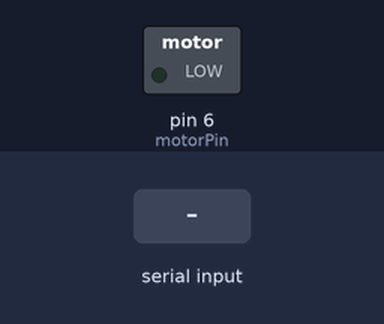
Bench run of a sketch on a simulated Arduino Uno, built with avr-gcc and run on an emulated ATmega328P. Parts: switched loads named in the sketch (green lamp = pin HIGH). Inputs (shaded band) come from the test bench. What the sketch prints to the serial monitor is not drawn.

Above: at 1.2 s.
1.3 s: "90,45\n" received over Serial
At 2.1 s:
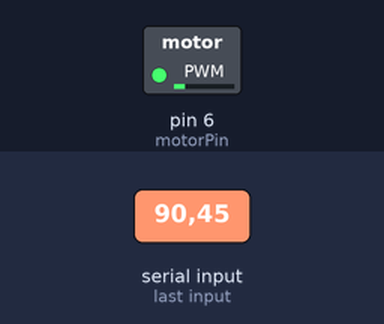
3.8 s: "30,150\n" received over Serial
At 4.5 s:
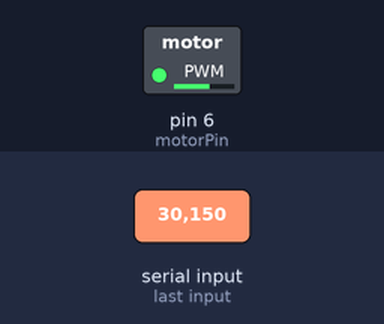
6.3 s: "200\n" received over Serial
At 7.1 s:
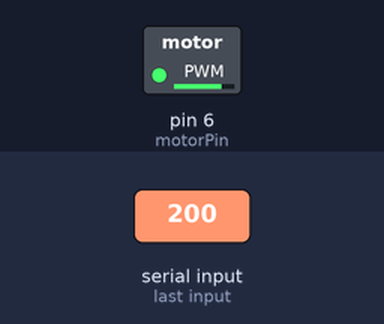
Timing chart, 0 to 9.3 s (numbered marks = the images above; inputs shaded):
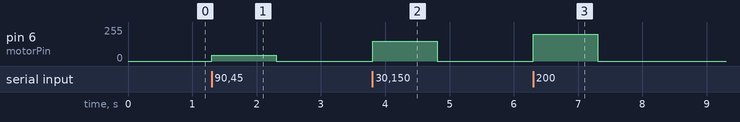

Measured:
- after the input at 1.3 s, pin 6 (motorPin): 0/255 → 45/255 at once, → 0/255 1.0 s later
- after the input at 3.8 s, pin 6 (motorPin): 0/255 → 150/255 at once, → 0/255 1.0 s later
- after the input at 6.3 s, pin 6 (motorPin): 0/255 → 200/255 at once, → 0/255 1.0 s later

The sketch:

carusel.ino
```cpp
int motorPin = 6;

void setup()
{
  pinMode(motorPin, OUTPUT);
  Serial.begin(9600);
  while (! Serial);
  Serial.println("Speed 0 to 255");
}


void loop()
{
  if (Serial.available())
  {
    int speed = Serial.parseInt();
    if (speed >= 0 && speed <= 255)
    {
      analogWrite(motorPin, speed);
    }
  }
}
```
